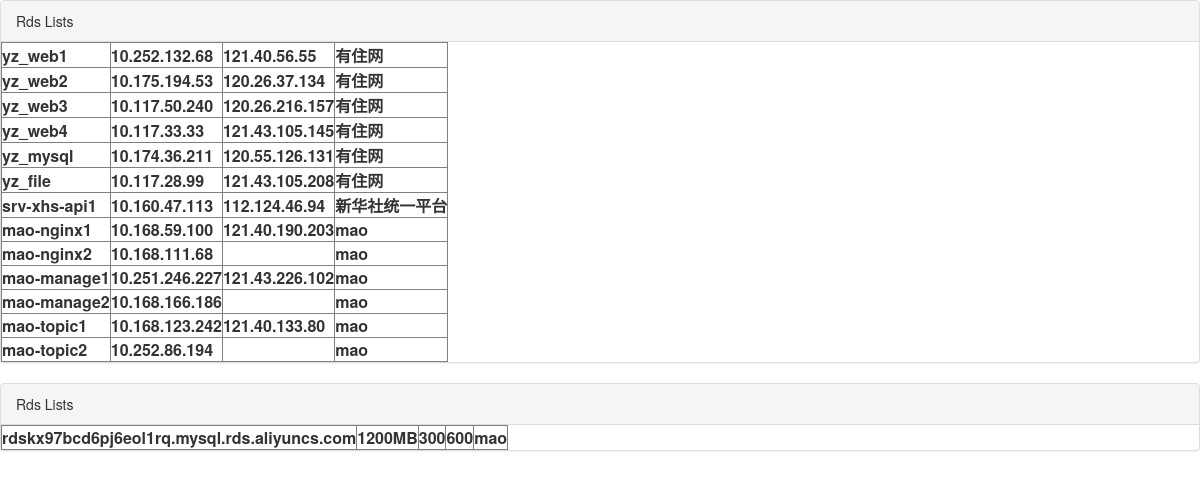
The app's page /list/, older data.
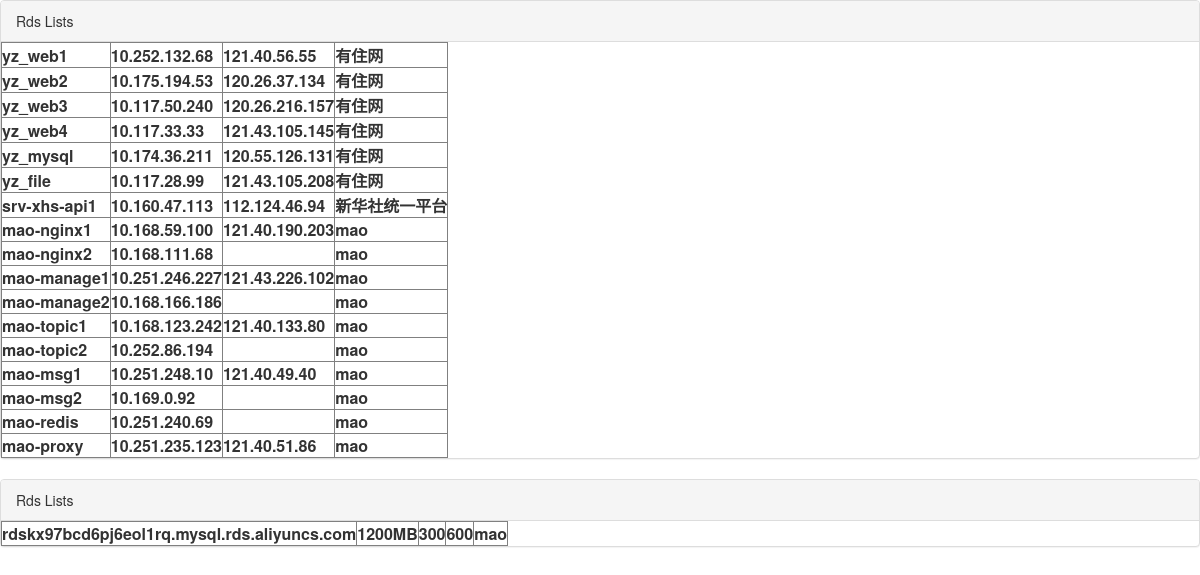
The same page, newer data.
### main/models.py (models this page shows, shortened)
class Host(models.Model):
	CRegions = (
		('hz','cn-hangzhou'),
		('ss','cn-shenzhen'),
		('qd','cn-qingdao'),
		('bj','cn-beijing'),
		('sh','cn-shanghai'),
		('hk','cn-hongkong'),
		('us1','us-west-1'),
	)
	group = models.ForeignKey(Hostgroup)
	os = models.ForeignKey(Os,default=1)
	hostname = models.CharField(max_length=30,unique=True)
	eth0 = models.GenericIPAddressField(unique=True)
	eth1 = models.GenericIPAddressField( blank=True,null=True )
	beizhu = models.TextField(blank=True)
	Region = models.ForeignKey(Region,default=6)

class Hostgroup(models.Model):
	groupname = models.CharField(max_length=30)
	def __unicode__(self):
		return self.groupname

class Rds(models.Model):
	group = models.ForeignKey(Hostgroup)
	dns = models.CharField(max_length=50)
	dbtype = models.ForeignKey(Dbtype)
	Region = models.ForeignKey(Region,default=6)

class Dbtype(models.Model):
	mem = models.IntegerField(unique=True)
	connections = models.IntegerField()
	iops = models.IntegerField()

### main/views.py (the view)
# urls.py: url(r'^list/$','main.views.listhost'),
def listhost( request ):
	hosts = Host.objects.all()
	rdss= Rds.objects.all()
	return render( request, 'list.html',{ 'hosts': hosts,'rdss':rdss} )

### main/templates/list.html (shortened to what this page needs)
{% load bootstrap3 %}
{% bootstrap_css %}
<html>
<div class="panel panel-default">
	<div class="panel-heading">Rds Lists </div>
<table border="1">
{% for host in hosts %}
	<tr>
		<th>{{ host.hostname }} </th>
		<th>{{ host.eth0 }} </th>
		<th>{{ host.eth1 }} </th>
		<th> {{ host.group }} </th>
	</tr>
{% endfor %}
</table>
</div>
<div class="panel panel-default">
	<div class="panel-heading">Rds Lists </div>
<table border="1">
{% for rds in rdss %}
	<tr>
		<th> {{rds.dns}} </th>
		<th> {{rds.dbtype.mem}}MB </th>
		<th> {{rds.dbtype.connections}} </th>
		<th> {{rds.dbtype.iops}} </th>
		<th> {{rds.group}} </th>
	</tr>
{% endfor %}
</table>
</div>
</html>

Row changes from the older to the newer data that the page shows:
added Host: hostname "mao-msg1", eth0 "10.251.248.10", eth1 "121.40.49.40", group "mao"
added Host: hostname "mao-msg2", eth0 "10.169.0.92", group "mao"
added Host: hostname "mao-redis", eth0 "10.251.240.69", group "mao"
added Host: hostname "mao-proxy", eth0 "10.251.235.123", eth1 "121.40.51.86", group "mao"
